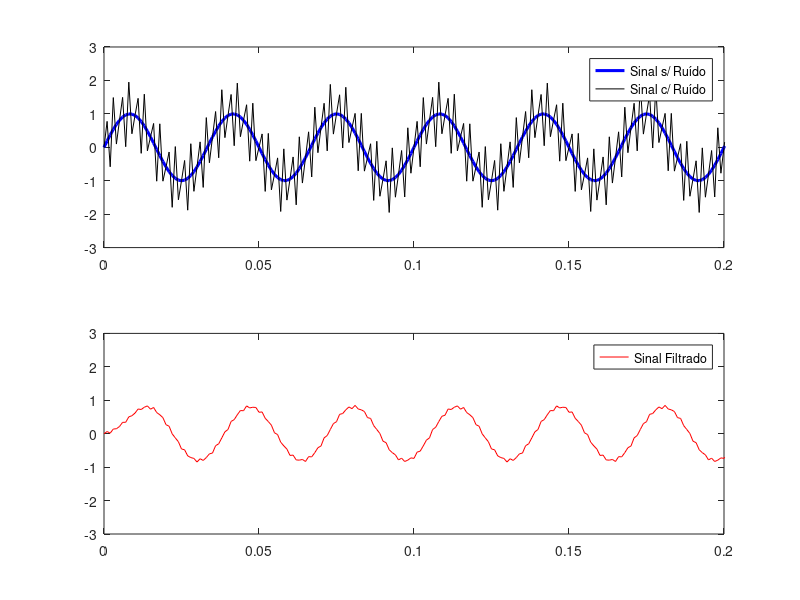
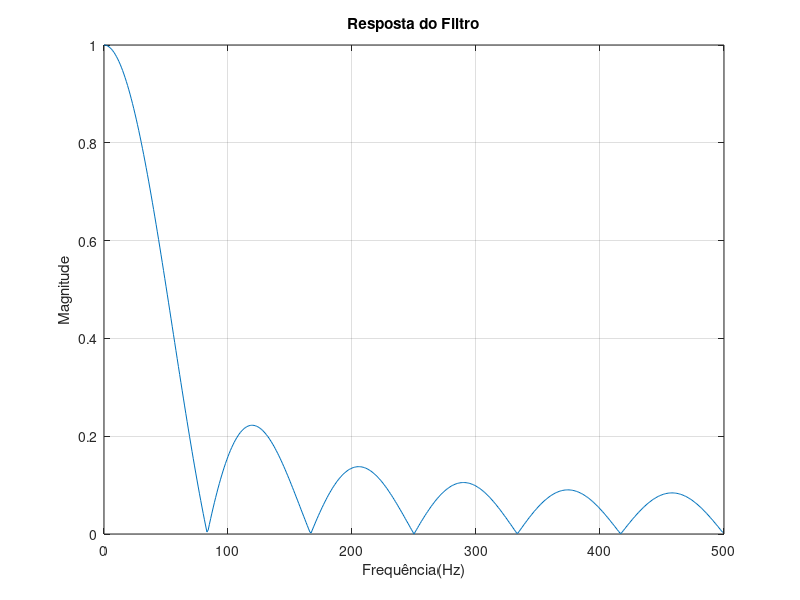
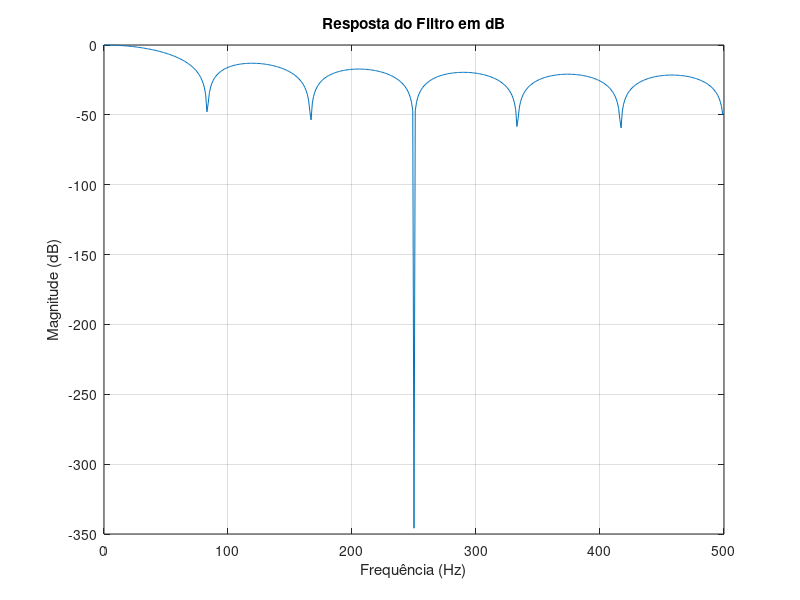

Source code (MATLAB) for these figures, in order:
%% Questão 04 Laboratório de PDS
% Aluno: Fabrício Mady;

%% Filtro de Média Móvel com 12 coeficientes


Fs = 1000;
dt = 1/Fs;
t = 0:dt:1;
x = sin(2*pi*30*t) + sin(2*pi*400*t);
x1 = sin(2*pi*30*t);

figure(1)
subplot(2,1,1)
plot(t,x1,'b','LineWidth',2.2)


y = x;
hold on
plot(t,y,'k')
axis([0 .2 -3 3])
legend('Sinal s/ Ruído','Sinal c/ Ruído')

N = 12 
h2 = ones(N,1)/N;
sinal_filtrado = filter(h2,1,y);
figure(1)
subplot(2,1,2)
plot(t,sinal_filtrado,'r')
axis([0 .2 -3 3])
legend('Sinal Filtrado')

a=1;
f=0:(Fs/2) - 1;
[H,w]=freqz(h2,a,f,Fs);
mag=abs(H);

figure
plot(f,mag);grid
title('Resposta do Filtro')
ylabel('Magnitude')
xlabel('Frequência(Hz)')

figure
DB=20*log10(mag);
plot(f,DB);grid
title('Resposta do Filtro em dB')
ylabel('Magnitude (dB)')
xlabel('Frequência (Hz)')

